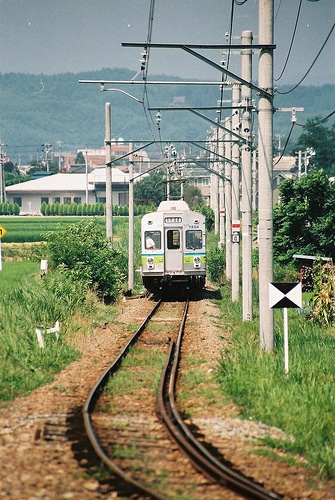
#> input picture test_imgs/1.jpg, 335 x 500 px
$ python augment.py   (older library calls are emulated)
#> lines starting #> are read from the running program, lines starting #| are printed output that depends on the picture; after the words box and inside, x2 and y2 are one past the last pixel; in counts of white or black regions, pixels touching at a corner belong together
import cv2
import numpy as np
from numpy import random
import types
import numbers
from PIL import Image, ImageOps, ImageEnhance
import math

def _is_numpy_image(img):
    return isinstance(img, np.ndarray) and (img.ndim in {2, 3})

# [6 lines left out: function horizontal_flip, not called in this run]

def veritcal_flip(im, boxes=None,classes=None):
    flip_boxes = boxes.copy()
    im = cv2.flip(im,0)
    h,w,_= im.shape
    flip_boxes[:,:,1] = 1 - boxes[:,:,1]
    return im, flip_boxes,classes

def adjust_brightness(img, brightness_factor):
    """Adjust brightness of an Image.
    Args:
        img (numpy ndarray): numpy ndarray to be adjusted.
        brightness_factor (float):  How much to adjust the brightness. Can be
            any non negative number. 0 gives a black image, 1 gives the
            original image while 2 increases the brightness by a factor of 2.
    Returns:
        numpy ndarray: Brightness adjusted image.
    """
    if not _is_numpy_image(img):
        raise TypeError('img should be numpy Image. Got {}'.format(type(img)))
    table = np.array([ i*brightness_factor for i in range (0,256)]).clip(0,255).astype('uint8')
    # same thing but a bit slower
    # cv2.convertScaleAbs(img, alpha=brightness_factor, beta=0)
    if img.shape[2]==1:
        return cv2.LUT(img, table)[:,:,np.newaxis]
    else:
        return cv2.LUT(img, table)

def adjust_contrast(img, contrast_factor):
    """Adjust contrast of an mage.
    Args:
        img (numpy ndarray): numpy ndarray to be adjusted.
        contrast_factor (float): How much to adjust the contrast. Can be any
            non negative number. 0 gives a solid gray image, 1 gives the
            original image while 2 increases the contrast by a factor of 2.
    Returns:
        numpy ndarray: Contrast adjusted image.
    """
    # much faster to use the LUT construction than anything else I've tried
    # it's because you have to change dtypes multiple times
    if not _is_numpy_image(img):
        raise TypeError('img should be numpy Image. Got {}'.format(type(img)))
    table = np.array([ (i-74)*contrast_factor+74 for i in range (0,256)]).clip(0,255).astype('uint8')
    # enhancer = ImageEnhance.Contrast(img)
    # img = enhancer.enhance(contrast_factor)
    if img.shape[2]==1:
        return cv2.LUT(img, table)[:,:,np.newaxis]
    else:
        return cv2.LUT(img,table)

def adjust_saturation(img, saturation_factor):
    """Adjust color saturation of an image.
    Args:
        img (numpy ndarray): numpy ndarray to be adjusted.
        saturation_factor (float):  How much to adjust the saturation. 0 will
            give a black and white image, 1 will give the original image while
            2 will enhance the saturation by a factor of 2.
    Returns:
        numpy ndarray: Saturation adjusted image.
    """
    # ~10ms slower than PIL!
    if not _is_numpy_image(img):
        raise TypeError('img should be numpy Image. Got {}'.format(type(img)))
    img = Image.fromarray(img)
    enhancer = ImageEnhance.Color(img)
    img = enhancer.enhance(saturation_factor)
    return np.array(img)

def adjust_hue(img, hue_factor):
    """Adjust hue of an image.
    The image hue is adjusted by converting the image to HSV and
    cyclically shifting the intensities in the hue channel (H).
    The image is then converted back to original image mode.
    `hue_factor` is the amount of shift in H channel and must be in the
    interval `[-0.5, 0.5]`.
    See `Hue`_ for more details.
    .. _Hue: https://en.wikipedia.org/wiki/Hue
    Args:
        img (numpy ndarray): numpy ndarray to be adjusted.
        hue_factor (float):  How much to shift the hue channel. Should be in
            [-0.5, 0.5]. 0.5 and -0.5 give complete reversal of hue channel in
            HSV space in positive and negative direction respectively.
            0 means no shift. Therefore, both -0.5 and 0.5 will give an image
            with complementary colors while 0 gives the original image.
    Returns:
        numpy ndarray: Hue adjusted image.
    """
    # After testing, found that OpenCV calculates the Hue in a call to
    # cv2.cvtColor(..., cv2.COLOR_BGR2HSV) differently from PIL

    # This function takes 160ms! should be avoided
    if not(-0.5 <= hue_factor <= 0.5):
        raise ValueError('hue_factor is not in [-0.5, 0.5].'.format(hue_factor))
    if not _is_numpy_image(img):
        raise TypeError('img should be numpy Image. Got {}'.format(type(img)))
    img = Image.fromarray(img)
    input_mode = img.mode
    if input_mode in {'L', '1', 'I', 'F'}:
        return np.array(img)

    h, s, v = img.convert('HSV').split()

    np_h = np.array(h, dtype=np.uint8)
    # uint8 addition take cares of rotation across boundaries
    with np.errstate(over='ignore'):
        np_h += np.uint8(hue_factor * 255)
    h = Image.fromarray(np_h, 'L')

    img = Image.merge('HSV', (h, s, v)).convert(input_mode)
    return np.array(img)

# [56 lines left out: functions adjust_gamma, rotate, not called in this run]

class Lambda(object):
    """Applies a lambda as a transform."""

    def __init__(self, lambd):
        assert isinstance(lambd, types.LambdaType)
        self.lambd = lambd

    def __call__(self, img):
        return self.lambd(img)

class Compose(object):
    def __init__(self, transforms):
        self.transforms = transforms

    def __call__(self, img, boxes=None, classes=None):
        for t in self.transforms:
            img, boxes, classes = t(img, boxes,classes)
        return img, boxes, classes

class Compose_Image(object):
    """Composes several transforms together.
    Args:
        transforms (list of ``Transform`` objects): list of transforms to compose.
    Example:
        >>> transforms.Compose([
        >>>     transforms.CenterCrop(10),
        >>>     transforms.ToTensor(),
        >>> ])
    """

    def __init__(self, transforms):
        self.transforms = transforms

    def __call__(self, img):
        for t in self.transforms:
            img = t(img)
        return img

    # [7 lines left out: function __repr__, not called in this run]

class ToPointsCoords(object):
    # [13 lines left out: function __call__, not called in this run]

class ToBoxesCoords(object):
    def __call__(self, img, boxes, classes):
        """
        The input boxes is as [[x0,y0],[x1,y1]], the output shoulde be [x0,y0,x1,y1]
        :param img:
        :param boxes:
        :param classes:
        :return: the boxes as [[x0,y0],[x1,y1]]
        """
        new_boxes = list()
        for box in boxes:
            new_box = [box[0][0],box[0][1],box[1][0],box[1][1]]
            new_boxes.append(new_box)
        return img, np.array(new_boxes), classes

class ToAbsoluteCoords(object):
    def __call__(self, img, boxes=None, classes=None):
        height, width, channels = img.shape
        boxes[:,:, 0] *= width
        boxes[:,:, 1] *= height
        boxes = boxes.astype(np.int)
        return img, boxes, classes

class ToPercentCoords(object):
    def __call__(self, img, boxes=None, classes=None):
        height, width, channels = img.shape
        boxes = boxes.astype(np.float)
        boxes[:,:,0] /= width
        boxes[:,:,1] /= height
        return img, boxes, classes

class Resize(object):
    def __init__(self, size=(300,300)):
        self.size = size

    def __call__(self, img, boxes, classes=None):
        img_out = cv2.resize(img, self.size)
        return img_out, boxes, classes

class RandomHorizontalMirror(object):
    def __call__(self, img, boxes, classes):
        if random.randint(2):
            return horizontal_flip(img, boxes,classes)
        else:
            return img, boxes, classes

class RandomVerticalMirror(object):
    def __call__(self, img, boxes, classes):
        if random.randint(2):
            return veritcal_flip(img, boxes,classes)
        else:
            return img, boxes, classes

class RandomRotation(object):
    def __init__(self, degrees, same_size=False):
        if isinstance(degrees, numbers.Number):
            if degrees < 0:
                raise ValueError("If degrees is a single number, it must be positive.")
            self.degrees = (-degrees, degrees)
        elif isinstance(degrees, list) or isinstance(degrees, tuple) or isinstance(degrees, np.ndarray):
            if len(degrees) != 2:
                raise ValueError("If degrees is a sequence, it must be of len 2.")
            self.degrees = degrees
        else:
            raise Exception('degrees must in Number or list or tuple or np.ndarray')
        self.same_size = same_size

    # [35 lines left out: function __call__, not called in this run]


class ColorJitter(object):
    """Randomly change the brightness, contrast and saturation of an image.
    Args:
        brightness (float or tuple of float (min, max)): How much to jitter brightness.
            brightness_factor is chosen uniformly from [max(0, 1 - brightness), 1 + brightness]
            or the given [min, max]. Should be non negative numbers.
        contrast (float or tuple of float (min, max)): How much to jitter contrast.
            contrast_factor is chosen uniformly from [max(0, 1 - contrast), 1 + contrast]
            or the given [min, max]. Should be non negative numbers.
        saturation (float or tuple of float (min, max)): How much to jitter saturation.
            saturation_factor is chosen uniformly from [max(0, 1 - saturation), 1 + saturation]
            or the given [min, max]. Should be non negative numbers.
        hue (float or tuple of float (min, max)): How much to jitter hue.
            hue_factor is chosen uniformly from [-hue, hue] or the given [min, max].
            Should have 0<= hue <= 0.5 or -0.5 <= min <= max <= 0.5.
    """
    def __init__(self, brightness=0, contrast=0, saturation=0, hue=0):
        self.brightness = self._check_input(brightness, 'brightness')
        self.contrast = self._check_input(contrast, 'contrast')
        self.saturation = self._check_input(saturation, 'saturation')
        self.hue = self._check_input(hue, 'hue', center=0, bound=(-0.5, 0.5),
                                     clip_first_on_zero=False)
        if self.saturation is not None:
            print('Saturation jitter enabled. Will slow down loading immensely.')
        if self.hue is not None:
            print('Hue jitter enabled. Will slow down loading immensely.')

    def _check_input(self, value, name, center=1, bound=(0, float('inf')), clip_first_on_zero=True):
        if isinstance(value, numbers.Number):
            if value < 0:
                raise ValueError("If {} is a single number, it must be non negative.".format(name))
            value = [center - value, center + value]
            if clip_first_on_zero:
                value[0] = max(value[0], 0)
        elif isinstance(value, (tuple, list)) and len(value) == 2:
            if not bound[0] <= value[0] <= value[1] <= bound[1]:
                raise ValueError("{} values should be between {}".format(name, bound))
        else:
            raise TypeError("{} should be a single number or a list/tuple with length 2.".format(name))

        # if value is 0 or (1., 1.) for brightness/contrast/saturation
        # or (0., 0.) for hue, do nothing
        if value[0] == value[1] == center:
            value = None
        return value

    @staticmethod
    def get_params(brightness, contrast, saturation, hue):
        """Get a randomized transform to be applied on image.
        Arguments are same as that of __init__.
        Returns:
            Transform which randomly adjusts brightness, contrast and
            saturation in a random order.
        """
        transforms = []

        if brightness is not None:
            brightness_factor = random.uniform(brightness[0], brightness[1])
            transforms.append(Lambda(lambda img: adjust_brightness(img, brightness_factor)))

        if contrast is not None:
            contrast_factor = random.uniform(contrast[0], contrast[1])
            transforms.append(Lambda(lambda img: adjust_contrast(img, contrast_factor)))

        if saturation is not None:
            saturation_factor = random.uniform(saturation[0], saturation[1])
            transforms.append(Lambda(lambda img: adjust_saturation(img, saturation_factor)))

        if hue is not None:
            hue_factor = random.uniform(hue[0], hue[1])
            transforms.append(Lambda(lambda img: adjust_hue(img, hue_factor)))

        random.shuffle(transforms)
        transform = Compose_Image(transforms)

        return transform

    def __call__(self, img, boxes, classes):
        """
        Args:
            img (numpy ndarray): Input image.
        Returns:
            numpy ndarray: Color jittered image.
        """
        transform = self.get_params(self.brightness, self.contrast,
                                    self.saturation, self.hue)
        img = transform(img)
        return img, boxes,classes
        return transform(img),boxes,classes

    # [7 lines left out: function __repr__, not called in this run]


def show_img(name,img, boxes):
    for box in boxes[:,]:
        cv2.rectangle(img,(box[0],box[1]),(box[2],box[3]),(255,0,0), thickness=2)
    cv2.imshow(name,img)

def test_ops(im, boxes, classes):
    augment = Compose([
        #ToPointsCoords(),
        ToPercentCoords(),
        Resize((500,500)),
        RandomHorizontalMirror(),
        RandomVerticalMirror(),
        ColorJitter(brightness=1,contrast=0.5, saturation=0.8,hue=0.3),
        #RandomRotation(10),
        ToAbsoluteCoords(),
        ToBoxesCoords()
    ])
    im, boxes,classes = augment(im,boxes,classes)
    return im,boxes,classes

if __name__ == "__main__":
    file =  "../test_imgs/1.jpg"
    im = cv2.imread(file)
#> im is the input picture: shape (500, 335, 3); mean B, G, R 113.3, 137.3, 133.4
    im_origin = im.copy()
    boxes = list()
    boxes1 = [[10,20],[50,80]]
    boxes2 = [[90,100],[150,120]]
    boxes.append(boxes1)
    boxes.append(boxes2)
    boxes = np.array(boxes)

    ops = RandomRotation(degrees=10)
    im_result,boxes,_ = test_ops(im_origin, boxes,0)
#> the loop in __call__, `for t in self.transforms:` made 7 passes
#> boxes on pass 7: [[14, 480, 74, 420], [134, 400, 223, 380]]
#> pass 2, in __call__, `img_out = cv2.resize(img, self.size)`:
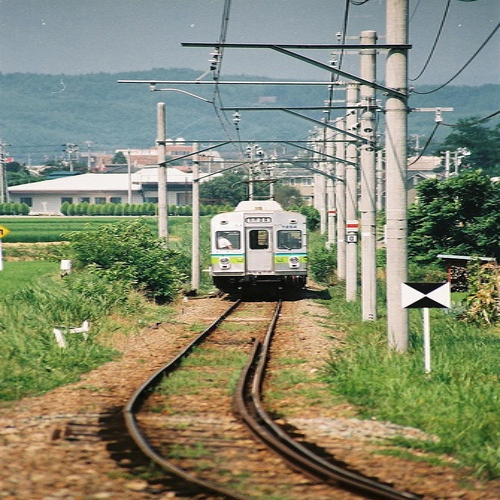
#> img_out: shape (500, 500, 3); mean B, G, R 113.3, 137.3, 133.4
#> after the loop in __call__, `for t in self.transforms:`:
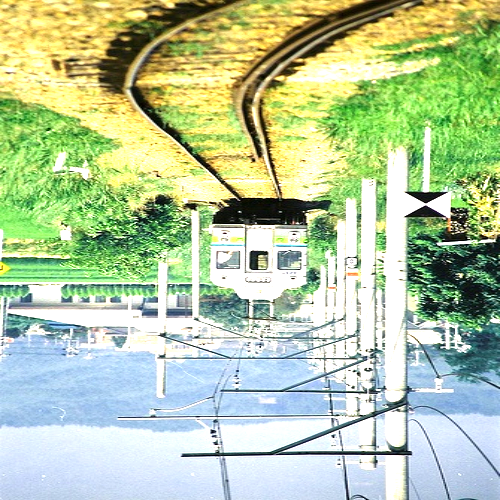
#> img: shape (500, 500, 3); mean B, G, R 160.8, 201, 180.7
#> in test_ops, `im, boxes,classes = augment(im,boxes,classes)`: boxes = [[14, 480, 74, 420], [134, 400, 223, 380]]; classes = 0
#> boxes = [[14, 480, 74, 420], [134, 400, 223, 380]]
    #im_result, boxes, _ = ops(im_origin, boxes, 0)
    boxes = boxes.astype(np.int)
    show_img("resize",im_result,boxes)
#> the loop in show_img, `for box in boxes[:,]:` made 2 passes
#> after the loop in show_img, `for box in boxes[:,]:`:
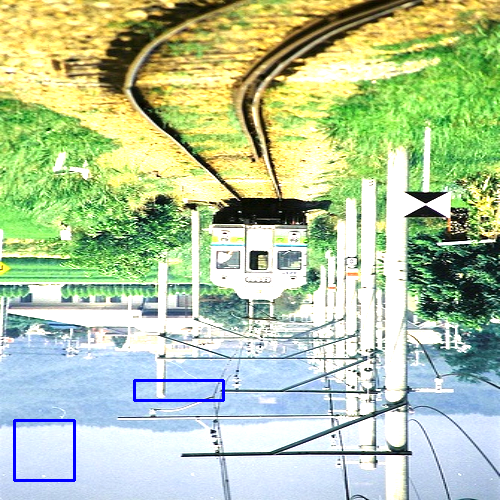
#> img: shape (500, 500, 3); 0.55% of pixels changed, all inside (x1, y1, x2, y2) = (13, 379, 225, 482)
    cv2.waitKey(0)
